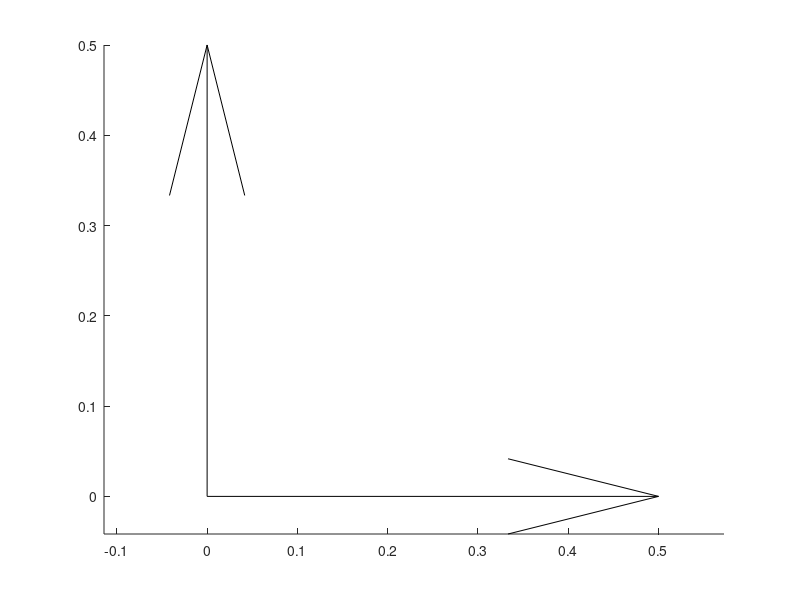

Write MATLAB code to recreate this figure. (Note: this script raises an error after producing the figure.)
% MAIN PROGRAM
% Main_Segment_Visualisation.m
%__________________________________________________________________________
%
% PURPOSE
% Plotting of segment features
%
% SYNOPSIS
% N/A (i.e., main program)
%
% DESCRIPTION
% Plotting of segment axes (u, w), endpoints (rP, rD) and markers (rM)
% (cf. data structure in user guide)
%__________________________________________________________________________
%
% CALLED FUNCTIONS (FROM 3D INVERSE DYNAMICS TOOLBOX) 
% Mprod_array3.m
% Q2Tu_array3.m
% 
% MATLAB VERSION
% Matlab R2007b
%__________________________________________________________________________
%
% CHANGELOG
% Created by Rapha�l Dumas
% March 2010
%__________________________________________________________________________

% *.mat
%uiload % Segment data

% Figure
figure;
hold on;
axis equal;

% ICS
quiver3(0,0,0,1,0,0,0.5,'k');
quiver3(0,0,0,0,1,0,0.5,'k');
quiver3(0,0,0,0,0,1,0.5,'k');

% Number of frames
n = size(Segment(3).Q,3); % At least Q parameter for foot (or hand) segment

% Frames of interest
ni = [1:1:n]; % 1% 50% and 100% of cycle

% Forceplate (or wheel)
% Proximal enpoint P: centre of pressure
P0x=(permute(Segment(1).Q(4,1,ni),[3,2,1]));
P0y=(permute(Segment(1).Q(5,1,ni),[3,2,1]));
P0z=(permute(Segment(1).Q(6,1,ni),[3,2,1]));
plot3(P0x,P0y,P0z,'ok');


% % Foot (or hand)
% % Proximal enpoint Pt
P1x=(permute(Segment(2).Q(4,1,ni),[3,2,1]));
P1y=(permute(Segment(2).Q(5,1,ni),[3,2,1]));
P1z=(permute(Segment(2).Q(6,1,ni),[3,2,1]));
plot3(P1x,P1y,P1z,'ob');
% Distal endpoints D
D1x=(permute(Segment(2).Q(7,1,ni),[3,2,1]));
D1y=(permute(Segment(2).Q(8,1,ni),[3,2,1]));
D1z=(permute(Segment(2).Q(9,1,ni),[3,2,1]));
plot3(D1x,D1y,D1z,'.b');
plot3([P1x,D1x]',[P1y,D1y]',[P1z,D1z]','b');
% U axis
U1x=(permute(Segment(2).Q(1,1,ni), [3,2,1]));
U1y=(permute(Segment(2).Q(2,1,ni), [3,2,1]));
U1z=(permute(Segment(2).Q(3,1,ni), [3,2,1]));
quiver3(P1x,P1y,P1z,U1x,U1y,U1z,0.5,'b');
% W axis
W1x=(permute(Segment(2).Q(10,1,ni),[3,2,1]));
W1y=(permute(Segment(2).Q(11,1,ni),[3,2,1]));
W1z=(permute(Segment(2).Q(12,1,ni),[3,2,1]));
quiver3(D1x,D1y,D1z,W1x,W1y,W1z,0.5,'b');
% Markers
for j = 1:size(Segment(2).rM,2)
    plot3(permute(Segment(2).rM(1,j,ni),[3,2,1]),...
        permute(Segment(2).rM(2,j,ni),[3,2,1]),...
        permute(Segment(2).rM(3,j,ni),[3,2,1]),'+b');
end
% % Centre of mass
% G1 = Mprod_array3(Q2Tu_array3(Segment(2).Q),...
%     repmat([Segment(2).rCs;1],[1 1 n]));
% G1x=(permute(G1(1,1,ni),[3,2,1]));
% G1y=(permute(G1(2,1,ni),[3,2,1]));
% G1z=(permute(G1(3,1,ni),[3,2,1]));
% plot3(G1x,G1y,G1z,'*b');

% for e = 1:size(Muscle,1)
%     for f = 1:length(Muscle(e).muscle_point)-1
%             MP1(:,:,ni) = Mprod_array3(Muscle(e).muscle_point(f).N(:,:,ni),Segment(translator(Muscle(e).muscle_point(f).nbody)).Q(:,:,ni));
%             %MP2(:,:,ni) = Mprod_array3(Muscle(e).muscle_point(f+1).N(:,:,ni),Segment(translator(Muscle(e).muscle_point(f+1).nbody)).Q(:,:,ni));
%             MP1x=(permute(MP1(1,1,ni),[3,2,1]));
%             MP1y=(permute(MP1(2,1,ni),[3,2,1]));
%             MP1z=(permute(MP1(3,1,ni),[3,2,1]));
% %             MP2x=(permute(MP2(1,1,ni),[3,2,1]));
% %             MP2y=(permute(MP2(2,1,ni),[3,2,1]));
% %             MP2z=(permute(MP2(3,1,ni),[3,2,1]));
%             plot3(MP1x,MP1y,MP1z,'.r')
% %             plot3(MP2x,MP2y,MP2z,'.r');
% %             plot3([MP1x,MP2x]',[MP1y,MP2y]',[MP1z,MP2z]','Color','r','Linewidth',2);
%     end
% end


% Leg (or forearm)
% Proximal enpoint P
P2x=(permute(Segment(3).Q(4,1,ni),[3,2,1]));
P2y=(permute(Segment(3).Q(5,1,ni),[3,2,1]));
P2z=(permute(Segment(3).Q(6,1,ni),[3,2,1]));
plot3(P2x,P2y,P2z, 'or' );
% Distal endpoints D
D2x=(permute(Segment(3).Q(7,1,ni),[3,2,1]));
D2y=(permute(Segment(3).Q(8,1,ni),[3,2,1]));
D2z=(permute(Segment(3).Q(9,1,ni),[3,2,1]));
plot3(D2x,D2y,D2z, '.r' );
plot3([P2x,D2x]',[P2y,D2y]',[P2z,D2z]','r');
% U axis
U2x=(permute(Segment(3).Q(1,1,ni), [3,2,1]));
U2y=(permute(Segment(3).Q(2,1,ni), [3,2,1]));
U2z=(permute(Segment(3).Q(3,1,ni), [3,2,1]));
quiver3(P2x,P2y,P2z,U2x,U2y,U2z,0.5,'r');
% W axis
W2x=(permute(Segment(3).Q(10,1,ni),[3,2,1]));
W2y=(permute(Segment(3).Q(11,1,ni),[3,2,1]));
W2z=(permute(Segment(3).Q(12,1,ni),[3,2,1]));
quiver3(D2x,D2y,D2z,W2x,W2y,W2z,0.5,'r');
% Markers
for j = 1:size(Segment(3).rM,2)
    plot3(permute(Segment(3).rM(1,j,ni),[3,2,1]),...
        permute(Segment(3).rM(2,j,ni),[3,2,1]),...
        permute(Segment(3).rM(3,j,ni),[3,2,1]),'+r');
end
% % Centre of mass
% G2 = Mprod_array3(Q2Tu_array3(Segment(3).Q),...
%     repmat([Segment(3).rCs;1],[1 1 n]));
% G2x=(permute(G2(1,1,ni),[3,2,1]));
% G2y=(permute(G2(2,1,ni),[3,2,1]));
% G2z=(permute(G2(3,1,ni),[3,2,1]));
% plot3(G2x,G2y,G2z,'*r');

% Thigh (or arm)
% Proximal enpoint P
P3x=(permute(Segment(4).Q(4,1,ni),[3,2,1]));
P3y=(permute(Segment(4).Q(5,1,ni),[3,2,1]));
P3z=(permute(Segment(4).Q(6,1,ni),[3,2,1]));
plot3(P3x,P3y,P3z,'oc');
% Distal endpoints D
D3x=(permute(Segment(4).Q(7,1,ni), [3,2,1]));
D3y=(permute(Segment(4).Q(8,1,ni), [3,2,1]));
D3z=(permute(Segment(4).Q(9,1,ni), [3,2,1]));
plot3(D3x,D3y,D3z,'.c');
plot3([P3x,D3x]',[P3y,D3y]',[P3z,D3z]','c');
% U axis
U3x=(permute(Segment(4).Q(1,1,ni), [3,2,1]));
U3y=(permute(Segment(4).Q(2,1,ni), [3,2,1]));
U3z=(permute(Segment(4).Q(3,1,ni), [3,2,1]));
% quiver3(P3x,P3y,P3z,U3x,U1y,U3z,0.5,'c');
% W axis
W3x=(permute(Segment(4).Q(10,1,ni), [3,2,1]));
W3y=(permute(Segment(4).Q(11,1,ni), [3,2,1]));
W3z=(permute(Segment(4).Q(12,1,ni), [3,2,1]));
quiver3(D3x,D3y,D3z,W3x,W3y,W3z,0.5,'c');
% Markers
for j = 1:size(Segment(4).rM,2)
    plot3(permute(Segment(4).rM(1,j,ni),[3,2,1]),...
        permute(Segment(4).rM(2,j,ni),[3,2,1]),...
        permute(Segment(4).rM(3,j,ni),[3,2,1]),'+c');
end
% % Centre of mass
% G3 = Mprod_array3(Q2Tu_array3(Segment(4).Q),...
%     repmat([Segment(4).rCs;1],[1 1 n]));
% G3x=(permute(G3(1,1,ni),[3,2,1]));
% G3y=(permute(G3(2,1,ni),[3,2,1]));
% G3z=(permute(G3(3,1,ni),[3,2,1]));
% plot3(G3x,G3y,G3z,'*c');

% % Pelvis (or thorax)
% % Proximal enpoint P
P4x=(permute(Segment(5).Q(4,1,ni), [3,2,1]));
P4y=(permute(Segment(5).Q(5,1,ni), [3,2,1]));
P4z=(permute(Segment(5).Q(6,1,ni), [3,2,1]));
plot3(P4x,P4y,P4z,'om');
% Distal endpoints D
D4x=(permute(Segment(5).Q(7,1,ni), [3,2,1]));
D4y=(permute(Segment(5).Q(8,1,ni), [3,2,1]));
D4z=(permute(Segment(5).Q(9,1,ni), [3,2,1]));
plot3(D4x,D4y,D4z,'.m');
plot3([P4x,D4x]',[P4y,D4y]',[P4z,D4z]','m');
% U axis
U4x=(permute(Segment(5).Q(1,1,ni), [3,2,1]));
U4y=(permute(Segment(5).Q(2,1,ni), [3,2,1]));
U4z=(permute(Segment(5).Q(3,1,ni), [3,2,1]));
quiver3(P4x,P4y,P4z,U4x,U4y,U4z,0.5,'m');
% W axis
W4x=(permute(Segment(5).Q(10,1,ni), [3,2,1]));
W4y=(permute(Segment(5).Q(11,1,ni), [3,2,1]));
W4z=(permute(Segment(5).Q(12,1,ni), [3,2,1]));
quiver3(D4x,D4y,D4z,W4x,W4y,W4z,0.5,'m');
% Markers
for j = 1:size(Segment(5).rM,2)
    plot3(permute(Segment(5).rM(1,j,ni),[3,2,1]),...
        permute(Segment(5).rM(2,j,ni),[3,2,1]),...
        permute(Segment(5).rM(3,j,ni),[3,2,1]),'+m');
end
% % Centre of mass
% G4 = Mprod_array3(Q2Tu_array3(Segment(5).Q),...
%     repmat([Segment(5).rCs;1],[1 1 n]));
% G4x=(permute(G4(1,1,ni),[3,2,1]));
% G4y=(permute(G4(2,1,ni),[3,2,1]));
% G4z=(permute(G4(3,1,ni),[3,2,1]));
% plot3(G4x,G4y,G4z,'*m');

% % Torso
% % Proximal enpoint P
% P5x=(permute(Segment(6).Q(4,1,ni), [3,2,1]));
% P5y=(permute(Segment(6).Q(5,1,ni), [3,2,1]));
% P5z=(permute(Segment(6).Q(6,1,ni), [3,2,1]));
% plot3(P5x,P5y,P5z,'om');
% % Distal endpoints D
% D5x=(permute(Segment(6).Q(7,1,ni), [3,2,1]));
% D5y=(permute(Segment(6).Q(8,1,ni), [3,2,1]));
% D5z=(permute(Segment(6).Q(9,1,ni), [3,2,1]));
% plot3(D5x,D5y,D5z,'.m');
% plot3([P5x,D5x]',[P5y,D5y]',[P5z,D5z]','m');
% % U axis
% U5x=(permute(Segment(6).Q(1,1,ni), [3,2,1]));
% U5y=(permute(Segment(6).Q(2,1,ni), [3,2,1]));
% U5z=(permute(Segment(6).Q(3,1,ni), [3,2,1]));
% quiver3(P5x,P5y,P5z,U5x,U5y,U5z,0.5,'m');
% % W axis
% W5x=(permute(Segment(6).Q(10,1,ni), [3,2,1]));
% W5y=(permute(Segment(6).Q(11,1,ni), [3,2,1]));
% W5z=(permute(Segment(6).Q(12,1,ni), [3,2,1]));
% quiver3(D5x,D5y,D5z,W5x,W5y,W5z,0.5,'m');
% % Markers
% for j = 1:size(Segment(6).rM,2)
%     plot3(permute(Segment(6).rM(1,j,ni),[3,2,1]),...
%         permute(Segment(6).rM(2,j,ni),[3,2,1]),...
%         permute(Segment(6).rM(3,j,ni),[3,2,1]),'+m');
% end